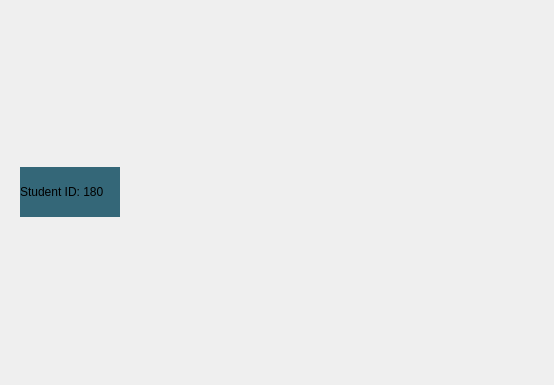
<?xml version="1.0" encoding="UTF-8"?>
<ui version="4.0">
 <class>AboutDialog</class>
 <widget class="QDialog" name="AboutDialog">
  <property name="geometry">
   <rect>
    <x>0</x>
    <y>0</y>
    <width>554</width>
    <height>385</height>
   </rect>
  </property>
  <property name="windowTitle">
   <string>Dialog</string>
  </property>
  <layout class="QGridLayout" name="gridLayout">
   <item row="0" column="0">
    <widget class="QWidget" name="widget" native="true">
     <layout class="QVBoxLayout" name="verticalLayout">
      <item>
       <widget class="QLabel" name="label">
        <property name="maximumSize">
         <size>
          <width>100</width>
          <height>50</height>
         </size>
        </property>
        <property name="styleSheet">
         <string notr="true">background-color: rgb(52, 103, 120)</string>
        </property>
        <property name="text">
         <string>Student ID: 180</string>
        </property>
       </widget>
      </item>
     </layout>
    </widget>
   </item>
  </layout>
 </widget>
 <resources/>
 <connections/>
</ui>
